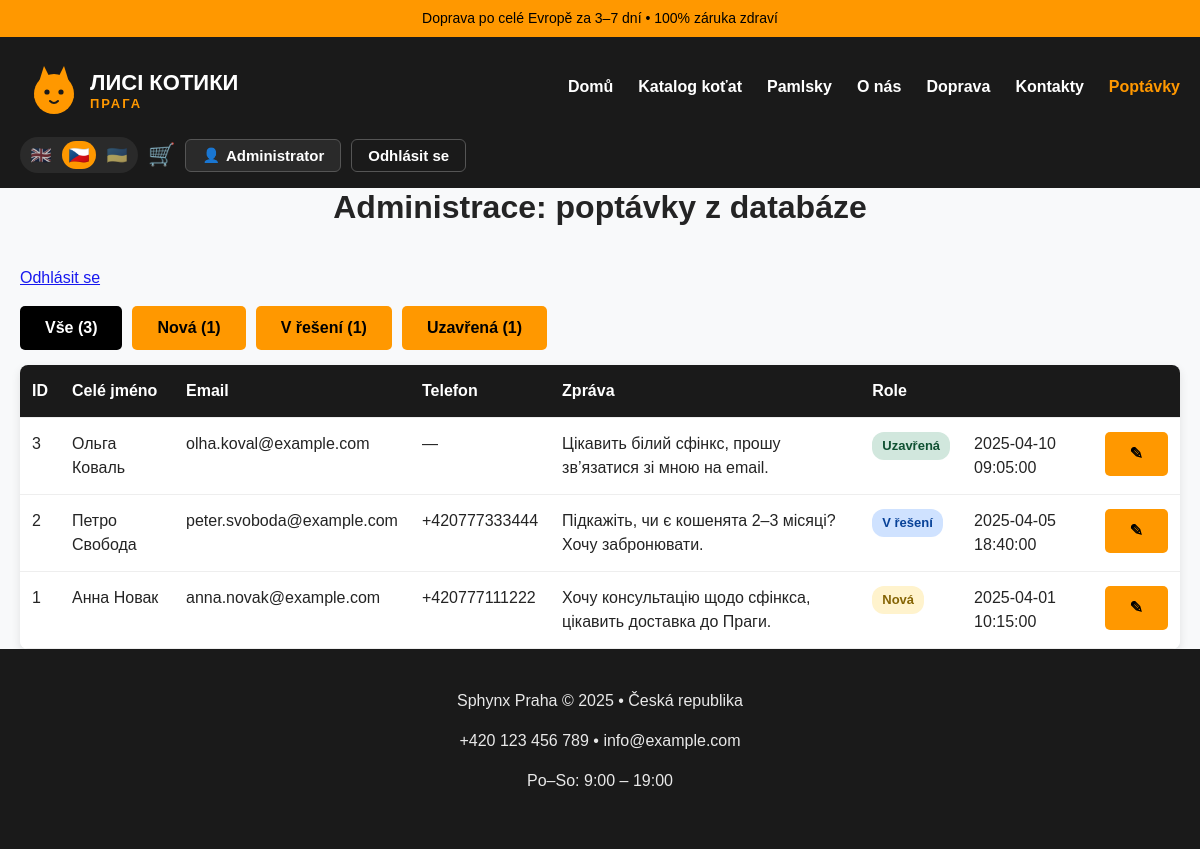
Page /admin_requests.php?lang=cs (signed in) on the committed database.
### tables this page shows
CREATE TABLE IF NOT EXISTS users (
    id INT UNSIGNED AUTO_INCREMENT PRIMARY KEY,
    email VARCHAR(190) NOT NULL UNIQUE,
    password_hash VARCHAR(255) NULL,
    name VARCHAR(100) NOT NULL,
    oauth_provider VARCHAR(20) NULL,
    oauth_id VARCHAR(100) NULL,
    role VARCHAR(20) NOT NULL DEFAULT 'user',
    created_at DATETIME NOT NULL DEFAULT CURRENT_TIMESTAMP
);

CREATE TABLE IF NOT EXISTS requests (
    id INT UNSIGNED AUTO_INCREMENT PRIMARY KEY,
    name VARCHAR(100) NOT NULL,
    email VARCHAR(150) NOT NULL,
    phone VARCHAR(20) NULL,
    age VARCHAR(20) NULL,
    color VARCHAR(50) NULL,
    message TEXT NOT NULL,
    consent TINYINT(1) NOT NULL DEFAULT 0,
    status VARCHAR(20) NOT NULL DEFAULT 'new',
    created_at DATETIME NOT NULL DEFAULT CURRENT_TIMESTAMP
);

### config/i18n.php (called while the page is built, shortened)
<?php
function current_locale(): string
{
    return $GLOBALS['__i18n_locale'] ?? DEFAULT_LOCALE;
}
function t(string $key, array $params = []): string
{
    $dict = $GLOBALS['__i18n_dict'] ?? [];
    $fallback = $GLOBALS['__i18n_fallback'] ?? [];
    $value = $dict[$key] ?? $fallback[$key] ?? $key;
    return $value;
}
function te(string $key, array $params = []): string
{
    return htmlspecialchars(t($key, $params), ENT_QUOTES, 'UTF-8');
}
function lang_switch_url(string $locale): string
{
    $params = $_GET;
    $params['lang'] = $locale;
    $path = strtok($_SERVER['REQUEST_URI'] ?? '/', '?');
    return $path . '?' . http_build_query($params);
}
function locale_label(string $locale): string
{
    return match ($locale) {
        'en' => 'EN',
        'cs' => 'CS',
        'uk' => 'UK',
        default => strtoupper($locale),
    };
}
function locale_flag(string $locale): string
{
    return match ($locale) {
        'en' => '🇬🇧',
        'cs' => '🇨🇿',
        'uk' => '🇺🇦',
        default => '🏳️',
    };
}

### config/auth.php (called while the page is built, shortened)
<?php
function current_user(): ?UserRecord
{
    if ($GLOBALS['__current_user'] !== false) {
        return $GLOBALS['__current_user'];
    }
    $user = null;
    $userId = $_SESSION['user_id'] ?? null;
    if ($userId !== null && isset($GLOBALS['pdo'])) {
        $repo = new UserRepository($GLOBALS['pdo']);
        $user = $repo->find((int) $userId);
    }
    return $user;
}
function is_admin(): bool
{
    $user = current_user();
    return $user !== null && $user->role === 'admin';
}
function require_admin(): void
{
    if (!is_admin()) {
        header('Location: login.php?next=' . urlencode($_SERVER['REQUEST_URI'] ?? 'admin_requests.php'));
        exit;
    }
}

### src/UserRepository.php (called while the page is built, shortened)
<?php
final class UserRepository
{
    public function find(int $id): ?UserRecord
    {
        $stmt = $this->pdo->prepare('SELECT * FROM users WHERE id = ?');
        $stmt->execute([$id]);
        $row = $stmt->fetch(PDO::FETCH_ASSOC);
        return $row !== false ? UserRecord::fromRow($row) : null;
    }
}

### src/RequestRepository.php (called while the page is built, shortened)
<?php
final class RequestRepository
{
    public function all(?string $status = null, int $limit = 20, int $offset = 0): array
    {
        $sql = 'SELECT * FROM requests';
        $params = [];
        $sql .= ' ORDER BY id DESC LIMIT ? OFFSET ?';
        $stmt = $this->pdo->prepare($sql);
        $position = 1;
        $stmt->bindValue($position++, $limit, PDO::PARAM_INT);
        $stmt->bindValue($position++, $offset, PDO::PARAM_INT);
        $stmt->execute();
        return array_map(
            static fn (array $row): RequestRecord => RequestRecord::fromRow($row),
            $stmt->fetchAll(PDO::FETCH_ASSOC)
        );
    }
    public function count(?string $status = null): int
    {
        $sql = 'SELECT COUNT(*) FROM requests';
        $params = [];
        if ($status !== null) {
            $sql .= ' WHERE status = ?';
            $params[] = $status;
        }
        $stmt = $this->pdo->prepare($sql);
        $stmt->execute($params);
        return (int) $stmt->fetchColumn();
    }
}

### src/RequestStatus.php (called while the page is built, shortened)
<?php
final class RequestStatus
{
    public static function all(): array
    {
        return [self::NEW, self::IN_PROGRESS, self::CLOSED];
    }
}

### config/labels.php (called while the page is built, shortened)
<?php
function request_status_label(string $status): string
{
    return t('status.' . $status);
}

### src/RequestRecord.php (called while the page is built, shortened)
<?php
final class RequestRecord
{
    public static function fromRow(array $row): self
    {
        return new self(
            id: (int) $row['id'],
            name: (string) $row['name'],
            email: (string) $row['email'],
            phone: $row['phone'] !== null ? (string) $row['phone'] : null,
            age: $row['age'] !== null ? (string) $row['age'] : null,
            color: $row['color'] !== null ? (string) $row['color'] : null,
            message: (string) $row['message'],
            consent: (bool) $row['consent'],
            status: (string) ($row['status'] ?? RequestStatus::NEW),
            createdAt: (string) $row['created_at'],
        );
    }
}

### admin_requests.php (the view, shortened to what this page needs)
<?php
require_once __DIR__ . '/config/bootstrap.php';
require_admin();
$repo = new RequestRepository($pdo);
$statusFilter = $_GET['status'] ?? null;
$perPage = 10;
$page = max(1, (int) ($_GET['page'] ?? 1));
$total = $repo->count($statusFilter);
$totalPages = max(1, (int) ceil($total / $perPage));
$page = min($page, $totalPages);
$requests = $repo->all($statusFilter, $perPage, ($page - 1) * $perPage);
function status_query(?string $status, int $page): string
{
    $params = ['page' => $page];
    if ($status !== null) {
        $params['status'] = $status;
    }
    return '?' . http_build_query($params);
}
include __DIR__ . '/includes/header.php';
?>
<h2 class="section-title"><?= te('requests.admin.title') ?></h2>
<p><a href="logout.php"><?= te('nav.logout') ?></a></p>
<div class="status-filters">
    <a href="<?= htmlspecialchars(status_query(null, 1)) ?>" class="button <?= $statusFilter === null ? 'active' : '' ?>"><?= te('requests.all') ?> (<?= $repo->count() ?>)</a>
    <?php foreach (RequestStatus::all() as $status): ?>
        <a href="<?= htmlspecialchars(status_query($status, 1)) ?>" class="button <?= $statusFilter === $status ? 'active' : '' ?>">
            <?= htmlspecialchars(request_status_label($status)) ?> (<?= $repo->count($status) ?>)
        </a>
    <?php endforeach; ?>
</div>
<?php if ($total === 0): ?>
    <div class="card">
        <p><?= te('requests.empty') ?></p>
    </div>
<?php else: ?>
    <div class="card table-card">
        <div class="table-wrapper">
            <table class="data-table">
                <thead>
                <tr>
                    <th>ID</th>
                    <th><?= te('contacts.form.name') ?></th>
                    <th><?= te('contacts.form.email') ?></th>
                    <th><?= te('contacts.form.phone') ?></th>
                    <th><?= te('contacts.form.message') ?></th>
                    <th><?= te('auth.account.role') ?></th>
                    <th>&nbsp;</th>
                    <th>&nbsp;</th>
                </tr>
                </thead>
                <tbody>
                <?php foreach ($requests as $r): ?>
                    <tr>
                        <td><?= $r->id ?></td>
                        <td><?= htmlspecialchars($r->name) ?></td>
                        <td><?= htmlspecialchars($r->email) ?></td>
                        <td><?= htmlspecialchars($r->phone ?? '—') ?></td>
                        <td><?= nl2br(htmlspecialchars($r->message)) ?></td>
                        <td><span class="status-badge status-<?= htmlspecialchars($r->status) ?>"><?= htmlspecialchars(request_status_label($r->status)) ?></span></td>
                        <td><?= htmlspecialchars($r->createdAt) ?></td>
                        <td><a href="edit_request.php?id=<?= $r->id ?>" class="button">✎</a></td>
                    </tr>
                <?php endforeach; ?>
                </tbody>
            </table>
        </div>
    </div>
<?php endif; ?>
<?php include __DIR__ . '/includes/footer.php'; ?>

### includes/header.php (shortened to what this page needs)
<?php
$__user = current_user();
$__cartCount = 0;
if ($__user !== null && isset($GLOBALS['pdo'])) {
    $__cartCount = (new CartRepository($GLOBALS['pdo']))->count($__user->id);
}
$__cssv = @filemtime(__DIR__ . '/../assets/css/style.css') ?: time();
?>
<!DOCTYPE html>
<html lang="<?= htmlspecialchars(current_locale()) ?>">
<head>
    <link rel="stylesheet" href="assets/css/style.css?v=<?= $__cssv ?>">
</head>
<body>
<div class="top-bar"><?= te('common.topbar') ?></div>
<header class="header">
    <div class="container">
        <a href="index.php" class="logo-link">
            <img src="assets/images/logo.svg" alt="<?= te('common.brand') ?>" class="logo">
        </a>
        <nav class="nav">
            <a href="index.php"><?= te('nav.home') ?></a>
            <a href="index.php#catalog"><?= te('nav.catalog') ?></a>
            <a href="treats.php"><?= te('nav.treats') ?></a>
            <a href="about.php"><?= te('nav.about') ?></a>
            <a href="delivery.php"><?= te('nav.delivery') ?></a>
            <a href="contacts.php"><?= te('nav.contacts') ?></a>
            <?php if (is_admin()): ?>
                <a href="admin_requests.php" class="nav-admin"><?= te('nav.requests') ?></a>
            <?php endif; ?>
        </nav>
        <div class="header-actions">
            <div class="lang-switch" role="group" aria-label="<?= te('lang.label') ?>">
                <?php foreach (SUPPORTED_LOCALES as $__loc): ?>
                    <a href="<?= htmlspecialchars(lang_switch_url($__loc)) ?>"
                       class="lang-link <?= $__loc === current_locale() ? 'active' : '' ?>"
                       title="<?= htmlspecialchars(locale_label($__loc)) ?>"
                       aria-label="<?= htmlspecialchars(locale_label($__loc)) ?>"><?= locale_flag($__loc) ?></a>
                <?php endforeach; ?>
            </div>
            <?php if ($__user !== null): ?>
                <a href="cart.php" class="cart-link" title="<?= te('nav.cart') ?>">🛒<?php if ($__cartCount > 0): ?><span class="cart-badge"><?= $__cartCount ?></span><?php endif; ?></a>
                <a href="account.php" class="btn-account"><span class="btn-account__icon">👤</span><?= htmlspecialchars($__user->name) ?></a>
                <a href="logout.php" class="btn-ghost"><?= te('nav.logout') ?></a>
            <?php else: ?>
                <a href="login.php" class="btn-ghost"><?= te('nav.login') ?></a>
                <a href="register.php" class="btn-solid"><?= te('nav.register') ?></a>
            <?php endif; ?>
        </div>
    </div>
</header>
<main class="container">

### assets/css/style.css (style rules this page uses)
* { box-sizing: border-box; }
body { margin: 0; font-family: Arial, sans-serif; line-height: 1.5; color: #242424; background: #f8f9fa; }
h1, h2, h3 { margin: 0 0 16px; line-height: 1.2; font-weight: bold; }
p { margin: 0 0 16px; opacity: 0.9; }
.container { max-width: 1200px; margin: 0 auto; padding: 0 20px; }
.section-title { text-align: center; margin-bottom: 40px; font-size: 32px; }
.top-bar { background: #ff9800; color: #000; text-align: center; padding: 8px; font-size: 14px; }
.header { background: #1a1a1a; color: white; padding: 15px 0; }
.header .container { display: flex; align-items: center; justify-content: space-between; flex-wrap: wrap; gap: 20px; }
.logo { height: 70px; }
.nav { display: flex; gap: 25px; }
.nav a { color: white; text-decoration: none; font-weight: bold; white-space: nowrap; }
.button { background: #ff9800; color: #000; padding: 10px 25px; text-decoration: none; font-weight: bold; border-radius: 5px; white-space: nowrap; display: inline-block; }
.card, .cat-card, .service-card, .benefit-card, .step { background: white; border-radius: 8px; padding: 20px; box-shadow: 0 4px 10px rgba(0,0,0,0.1); text-align: center; }
.header .container { flex-direction: column; align-items: center; gap: 15px; text-align: center; }
.nav { flex-direction: column; gap: 8px; width: 100%; text-align: center; }
@media (min-width: 768px) { .header .container { flex-direction: row; justify-content: space-between; align-items: center; } }
@media (min-width: 768px) { .nav { flex-direction: row; gap: 25px; width: auto; } }
.status-filters { display: flex; flex-wrap: wrap; gap: 10px; margin: 15px 0; }
.button.active { background: #000; color: #fff; }
.status-badge { display: inline-block; padding: 4px 10px; border-radius: 12px; font-size: 13px; font-weight: bold; white-space: nowrap; }
.status-new { background: #fff3cd; color: #856404; }
.status-in_progress { background: #cfe2ff; color: #084298; }
.status-closed { background: #d1e7dd; color: #0f5132; }
.table-card { padding: 0; overflow: hidden; }
.table-wrapper { overflow-x: auto; }
.data-table { width: 100%; border-collapse: collapse; background: #fff; }
.data-table th, .data-table td { padding: 14px 12px; border-bottom: 1px solid #eee; text-align: left; vertical-align: top; }
.data-table th { background: #1a1a1a; color: #fff; position: sticky; top: 0; }
.data-table td:last-child, .data-table th:last-child { white-space: nowrap; }
.header-actions { display: flex; align-items: center; gap: 10px; flex-wrap: wrap; justify-content: center; }
.logo-link { display: inline-block; line-height: 0; }
.lang-switch { display: inline-flex; align-items: center; gap: 4px; background: #2a2a2a; border-radius: 999px; padding: 4px; }
.lang-link { display: inline-flex; align-items: center; justify-content: center; width: 34px; height: 28px; border-radius: 999px; font-size: 17px; line-height: 1; text-decoration: none; filter: grayscale(55%); opacity: 0.7; transition: filter .15s, opacity .15s, background .15s; }
.lang-link.active { background: #ff9800; filter: none; opacity: 1; }
.btn-ghost, .btn-solid, .btn-account { display: inline-flex; align-items: center; gap: 6px; padding: 8px 16px; border-radius: 6px; font-weight: bold; font-size: 15px; line-height: 1; text-decoration: none; white-space: nowrap; }
.btn-ghost { color: #fff; background: transparent; border: 1.5px solid #555; }
.btn-account { color: #fff; background: #2a2a2a; border: 1.5px solid #555; max-width: 170px; overflow: hidden; text-overflow: ellipsis; }
.btn-account__icon { font-size: 14px; }
.cart-link { position: relative; font-size: 22px; text-decoration: none; line-height: 1; }
.nav-admin { color: #ff9800 !important; }

### rows in the picture
users: name "Administrator"
requests: id "3", name "Ольга Коваль", email "olha.koval@example.com", phone "—", message "Цікавить білий сфінкс, прошу зв’язатися зі мною на email.", status "Uzavřená", created_at "2025-04-10 09:05:00"
requests: id "2", name "Петро Свобода", email "peter.svoboda@example.com", phone "+420777333444", message "Підкажіть, чи є кошенята 2–3 місяці? Хочу забронювати.", status "V řešení", created_at "2025-04-05 18:40:00"
requests: id "1", name "Анна Новак", email "anna.novak@example.com", phone "+420777111222", message "Хочу консультацію щодо сфінкса, цікавить доставка до Праги.", status "Nová", created_at "2025-04-01 10:15:00"

### other values in the picture
te('common.topbar') "Doprava po celé Evropě za 3–7 dní • 100% záruka zdraví"
te('nav.home') "Domů"
te('nav.catalog') "Katalog koťat"
te('nav.treats') "Pamlsky"
te('nav.about') "O nás"
te('nav.delivery') "Doprava"
te('nav.contacts') "Kontakty"
te('nav.requests') "Poptávky"
locale_flag($__loc) "🇬🇧"
locale_flag($__loc) "🇨🇿"
locale_flag($__loc) "🇺🇦"
te('nav.logout') "Odhlásit se"
te('requests.admin.title') "Administrace: poptávky z databáze"
te('requests.all') "Vše"
$repo->count() "3"
